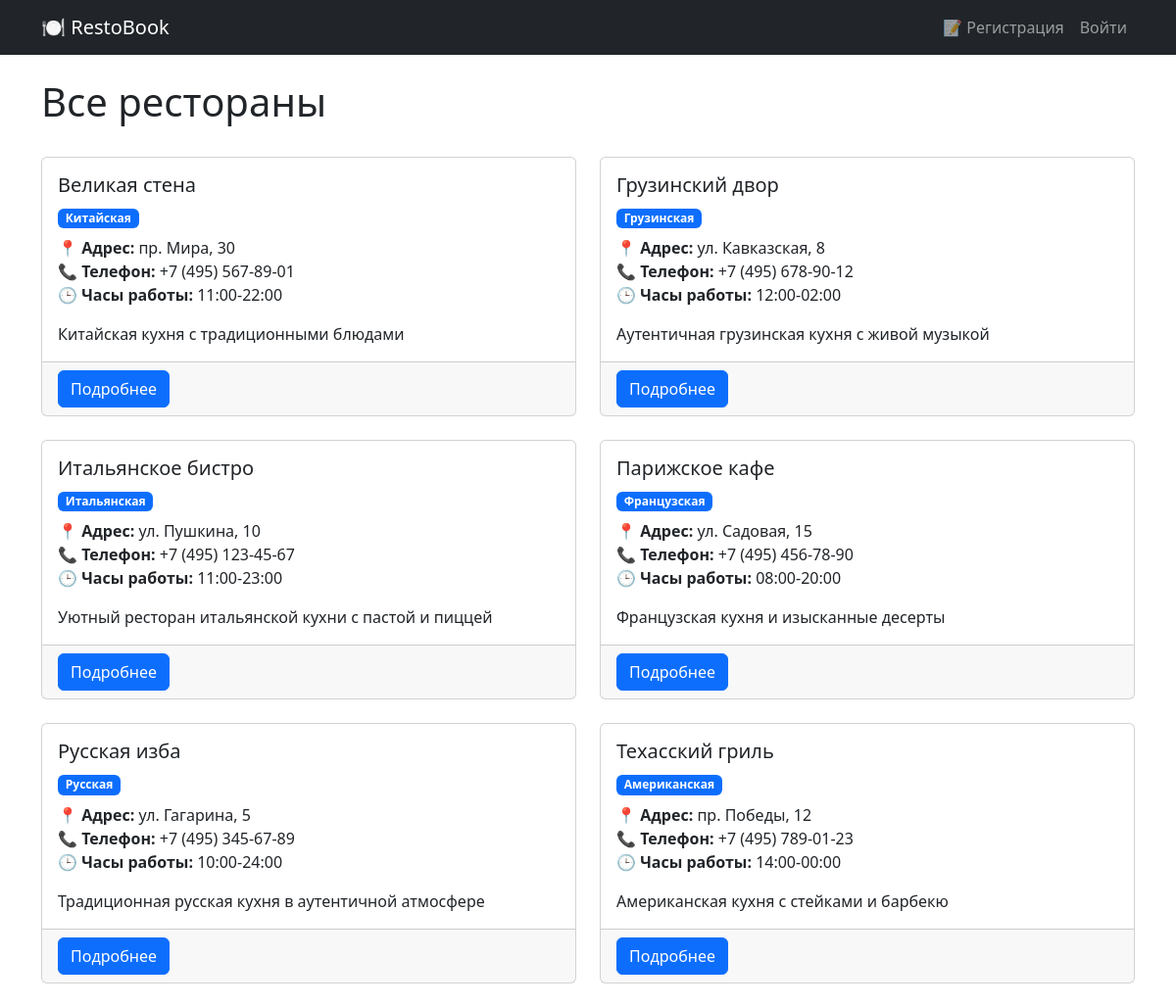
The page /restaurants/ on the database as committed earlier.
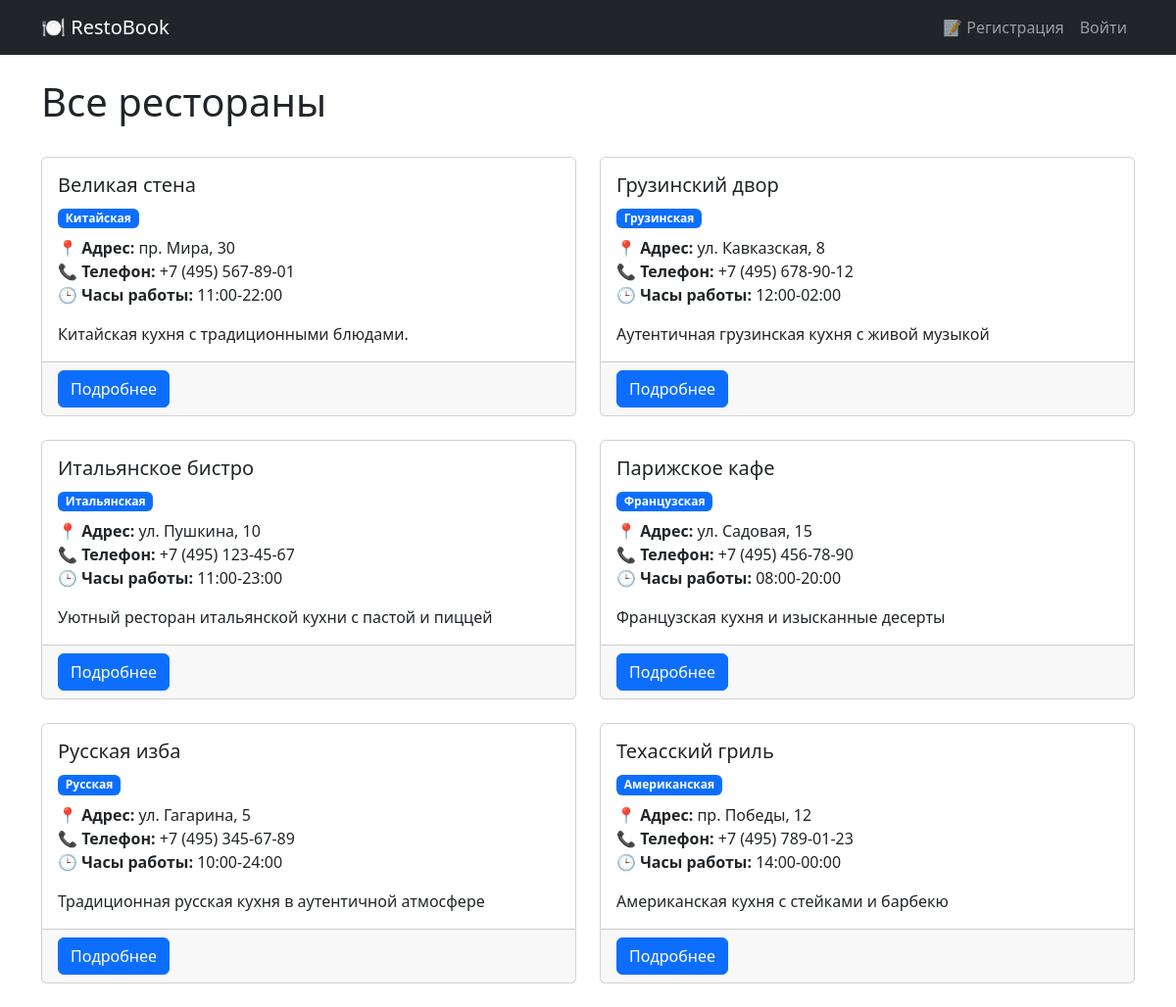
The same page on the database as committed later.
### restaurant/models.py (models this page shows, shortened)
class Restaurant(models.Model):
    CUISINE_TYPES = [
        ('italian', _('Итальянская')),
        ('japanese', _('Японская')),
        ('russian', _('Русская')),
        ('french', _('Французская')),
        ('chinese', _('Китайская')),
        ('georgian', _('Грузинская')),
        ('american', _('Американская')),
    ]
    name = models.CharField(max_length=100, verbose_name=_('название'))
    description = models.TextField(verbose_name=_('описание'))
    address = models.TextField(verbose_name=_('адрес'))
    phone = models.CharField(max_length=20, verbose_name=_('телефон'))
    cuisine_type = models.CharField(max_length=50, choices=CUISINE_TYPES, verbose_name=_('тип кухни'))
    opening_hours = models.CharField(max_length=100, default='10:00-22:00', verbose_name=_('часы работы'))
    image = models.ImageField(upload_to='restaurants/%Y/%m/%d/', blank=True, null=True, verbose_name=_('изображение'))
    website = models.URLField(blank=True, verbose_name=_('веб-сайт'))
    created_by = models.ForeignKey(User, on_delete=models.SET_NULL, null=True, blank=True, verbose_name=_('создатель'))
    created_at = models.DateTimeField(default=timezone.now, verbose_name=_('дата создания'))
    tags = models.ManyToManyField(Tag, blank=True, related_name='restaurants', verbose_name=_('теги'))
    history = HistoricalRecords()
    class Meta:
        verbose_name = _('ресторан')
        verbose_name_plural = _('рестораны')
        ordering = ['name']

### restaurant/views.py (the view)
# urls.py: path('restaurants/', views.all_restaurants, name='all_restaurants'),
def all_restaurants(request):
    restaurant_list = Restaurant.objects.all()
    paginator = Paginator(restaurant_list, 6)
    page = request.GET.get('page')
    try:
        restaurants = paginator.page(page)
    except PageNotAnInteger:
        restaurants = paginator.page(1)
    except EmptyPage:
        restaurants = paginator.page(paginator.num_pages)
    restaurant_data = Restaurant.objects.values('id', 'name', 'cuisine_type')[:10]
    context = {
        'restaurants': restaurants,
        'restaurant_data': restaurant_data,
    }
    return render(request, 'restaurant/all_restaurants.html', context)

### templates/restaurant/all_restaurants.html (shortened to what this page needs)
<!DOCTYPE html>
<html lang="ru">
<head>
    <link href="https://cdn.jsdelivr.net/npm/bootstrap@5.3.0/dist/css/bootstrap.min.css" rel="stylesheet">
</head>
<body>
    <nav class="navbar navbar-expand-lg navbar-dark bg-dark">
        <div class="container">
            <a class="navbar-brand" href="{% url 'home' %}">🍽 RestoBook</a>
            <div class="navbar-nav ms-auto">
                {% if user.is_authenticated %}
                    <a class="nav-link" href="{% url 'user_reservations' %}">📅 Мои бронирования</a>
                    <span class="navbar-text me-3">Привет, {{ user.username }}!</span>
                    <a class="nav-link" href="{% url 'logout' %}">Выйти</a>
                {% else %}
                    <a class="nav-link" href="{% url 'register' %}">📝 Регистрация</a>
                    <a class="nav-link" href="{% url 'login' %}">Войти</a>
                {% endif %}
            </div>
        </div>
    </nav>
    <div class="container mt-4">
        <div class="d-flex justify-content-between align-items-center mb-4">
            <h1>Все рестораны</h1>
        </div>
        <div class="row">
            {% for restaurant in restaurants %}
            <div class="col-md-6 mb-4">
                <div class="card h-100">
                    <div class="card-body">
                        <h5 class="card-title">{{ restaurant.name }}</h5>
                        <span class="badge bg-primary mb-2">{{ restaurant.get_cuisine_type_display }}</span>
                        <p class="card-text">
                            <strong>📍 Адрес:</strong> {{ restaurant.address }}<br>
                            <strong>📞 Телефон:</strong> {{ restaurant.phone }}<br>
                            <strong>🕒 Часы работы:</strong> {{ restaurant.opening_hours }}
                        </p>
                        <p class="card-text">{{ restaurant.description|truncatewords:20 }}</p>
                    </div>
                    <div class="card-footer">
                        <a href="{% url 'restaurant_detail' restaurant.id %}" class="btn btn-primary">Подробнее</a>
                    </div>
                </div>
            </div>
            {% endfor %}
        </div>
    </div>
</body>
</html>

Rows that differ between the two databases and show on the page:
changed Restaurant "Великая стена": description "Китайская кухня с традиционными блюдами" → "Китайская кухня с традиционными блюдами."
